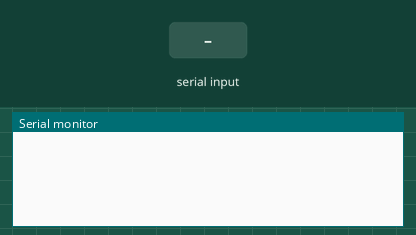
Recording of a sketch running on a simulated Arduino Uno, built with avr-gcc and run on an emulated ATmega328P. On the bench: the last lines printed to the serial monitor. The inputs (shaded band) are chosen by the test bench.

Above: at 1.2 s.
1.3 s: "1" received over the second serial link
At 1.9 s:
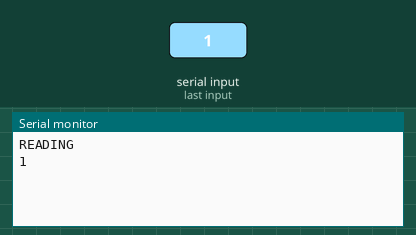
2.8 s: "0" received over the second serial link
At 4.2 s:
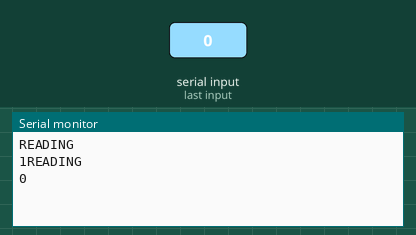

The sketch:

xbee_arduino.ino
```cpp
/*****************************************************************
XBee_Serial_Passthrough.ino

Set up a software serial port to pass data between an XBee Shield
and the serial monitor.

Hardware Hookup:
  The XBee Shield makes all of the connections you'll need
  between Arduino and XBee. If you have the shield make
  sure the SWITCH IS IN THE "DLINE" POSITION. That will connect
  the XBee's DOUT and DIN pins to Arduino pins 2 and 3.

*****************************************************************/
// We'll use SoftwareSerial to communicate with the XBee:
#include <SoftwareSerial.h>
// XBee's DOUT (TX) is connected to pin 2 (Arduino's Software RX)
// XBee's DIN (RX) is connected to pin 3 (Arduino's Software TX)
SoftwareSerial XBee(4, 5); // RX, TX

void setup()
{
  // Set up both ports at 9600 baud. This value is most important
  // for the XBee. Make sure the baud rate matches the config
  // setting of your XBee.
  XBee.begin(9600);
  Serial.begin(9600);
}

void loop()
{
  if (Serial.available())
  { // If data comes in from serial monitor, send it out to XBee
    XBee.write(Serial.read());
  }
  if (XBee.available())
  { // If data comes in from XBee, send it out to serial monitor
    Serial.println("READING");
    Serial.write(XBee.read());
  }
}
```

Measured:
- after the input at 1.3 s, the serial monitor: prints a new line at once (image 1)
- after the input at 2.8 s, the serial monitor: prints a new line at once (image 2)
